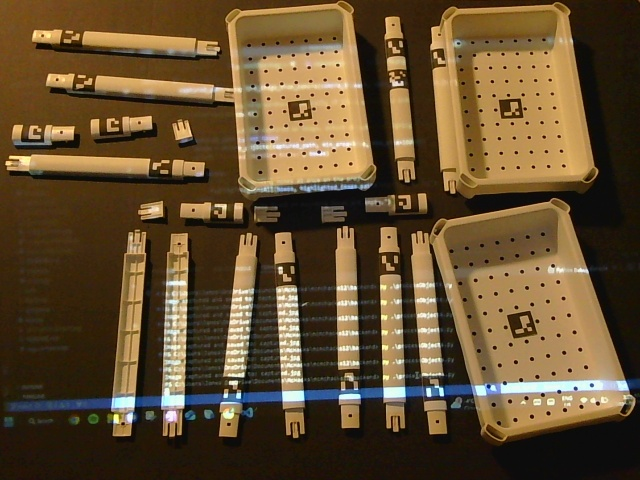
#> input picture backend/captured.jpg, 640 x 480 px, given in place of the camera
$ python aruco.py
#> lines starting #> are read from the running program, lines starting #| are printed output that depends on the picture; after the words box and inside, x2 and y2 are one past the last pixel; in counts of white or black regions, pixels touching at a corner belong together
import cv2
import numpy as np

def findAruco(
    arucoNumber,
    aruco_dict=cv2.aruco.DICT_4X4_50,
    max_frames=10,
    show_frame=False,
    min_area=500,
    max_area=100000
):
    """
    Attempts up to `max_frames` from the default camera to detect "objects" (via contours)
    AND ArUco markers. Returns a list of tuples:
        [ ((objX, objY, objW, objH), (markX, markY, markW, markH)), ... ]
    For EACH matching marker that is inside a given object's bounding box.

    'Inside' is determined by checking if the center of the marker bounding box
    lies within the object's bounding box. If no matches found, returns an empty list.

    Parameters
    ----------
    arucoNumber : int
        The ArUco marker ID to look for.
    aruco_dict : int, optional
        The ArUco dictionary, e.g. cv2.aruco.DICT_4X4_50.
    max_frames : int, optional
        How many frames to capture before giving up, default=10.
    show_frame : bool, optional
        If True, show each frame with drawn bounding boxes.
    min_area : float, optional
        Minimum contour area for object detection filter.
    max_area : float, optional
        Maximum contour area for object detection filter.

    Returns
    -------
    result_list : list of tuples
       [
         ((objX, objY, objW, objH), (markX, markY, markW, markH)),
         ...
       ]
       One tuple per ArUco marker that has ID == arucoNumber AND lies inside
       the object's bounding box. If none found, returns an empty list.
    """
#> called with arucoNumber = 2, aruco_dict = 0, max_frames = 500, show_frame = True, min_area = 500, max_area = 100000

    cap = cv2.VideoCapture(1, cv2.CAP_DSHOW)
    if not cap.isOpened():
        print("Error opening camera.")
        return []

    # Prepare ArUco
    aruco_dict_obj = cv2.aruco.getPredefinedDictionary(aruco_dict)
    # Recommended approach: DetectorParameters_create()
    aruco_params = cv2.aruco.DetectorParameters()

    final_result_list = []

    for frame_idx in range(max_frames):
        ret, frame = cap.read()
        if not ret:
            print("Failed to read from camera.")
            continue

        # --- (1) Detect Objects (Contours) ---
        gray = cv2.cvtColor(frame, cv2.COLOR_BGR2GRAY)
        blurred = cv2.GaussianBlur(gray, (5, 5), 0)
        edged = cv2.Canny(blurred, 50, 150)
        kernel = np.ones((5, 5), np.uint8)
        closed = cv2.morphologyEx(edged, cv2.MORPH_CLOSE, kernel)

        # Find external contours
        contours, _ = cv2.findContours(closed, cv2.RETR_EXTERNAL, cv2.CHAIN_APPROX_SIMPLE)

        # Filter by area, get bounding boxes
        object_bboxes = []
        for cnt in contours:
            area = cv2.contourArea(cnt)
            if min_area < area < max_area:
                x, y, w, h = cv2.boundingRect(cnt)
                object_bboxes.append((x, y, w, h))
                # Draw bounding box for visualization
                cv2.rectangle(frame, (x, y), (x + w, y + h), (0, 255, 0), 2)

        # --- (2) Detect ArUco Markers ---
        corners, ids, _ = cv2.aruco.detectMarkers(frame, aruco_dict_obj, parameters=aruco_params)
        if ids is not None and len(ids) > 0:
            cv2.aruco.drawDetectedMarkers(frame, corners, ids)

        # We'll store markers in the form (mx_min, my_min, m_width, m_height, center_x, center_y)
        matched_markers = []

        if ids is not None and len(ids) > 0:
            for (corner_set, marker_id) in zip(corners, ids):
                if marker_id[0] == arucoNumber:
                    # corner_set shape = (1, 4, 2)
                    corner_array = corner_set[0]
                    x_coords = corner_array[:, 0]
                    y_coords = corner_array[:, 1]

                    mx_min = int(np.min(x_coords))
                    mx_max = int(np.max(x_coords))
                    my_min = int(np.min(y_coords))
                    my_max = int(np.max(y_coords))
                    m_width = mx_max - mx_min
                    m_height = my_max - my_min

                    # The center
                    center_x = int(np.mean(x_coords))
                    center_y = int(np.mean(y_coords))

                    matched_markers.append((mx_min, my_min, m_width, m_height, center_x, center_y))

        # --- (3) Build a list of results: (object_bbox, marker_bbox) for each matching marker ---
        frame_result_list = []
        for (ox, oy, ow, oh) in object_bboxes:
            # Check each marker that matches ID = arucoNumber
            for (mx_min, my_min, m_w, m_h, cx, cy) in matched_markers:
                # If marker's center is inside the object bounding box
                if (ox <= cx <= ox + ow) and (oy <= cy <= oy + oh):
                    # We record a tuple: ((objX, objY, objW, objH), (markX, markY, markW, markH))
                    frame_result_list.append(
                        ((ox, oy, ow, oh), (mx_min, my_min, m_w, m_h))
                    )

        # If we found any such matches in this frame, store them
        if len(frame_result_list) > 0:
            final_result_list = frame_result_list
            # Optionally break if you only want the first successful frame
            # break

        # Show the frame if requested
        if show_frame:
            cv2.imshow("Aruco+Objects", frame)
            # Press 'q' to quit early
            if cv2.waitKey(1) & 0xFF == ord('q'):
                break
#> this loop made 1 pass; (key q is pressed on pass 1)
#> ids on pass 1: [2, 2, 2]
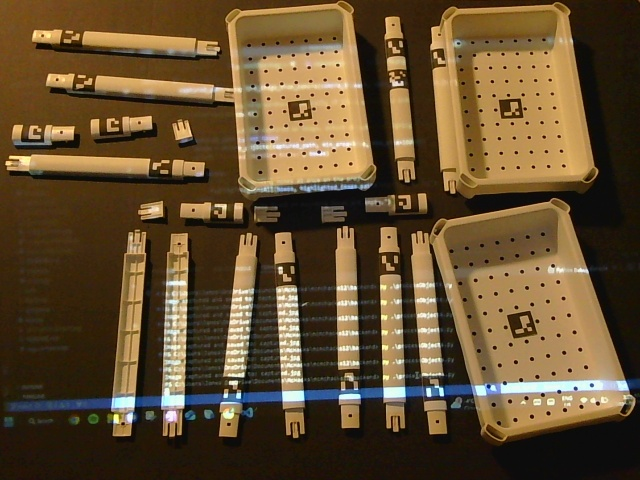
#> input picture backend/captured.jpg, 640 x 480 px, given in place of the camera
#> pass 1, in findAruco, `gray = cv2.cvtColor(frame, cv2.COLOR_BGR2GRAY)`:
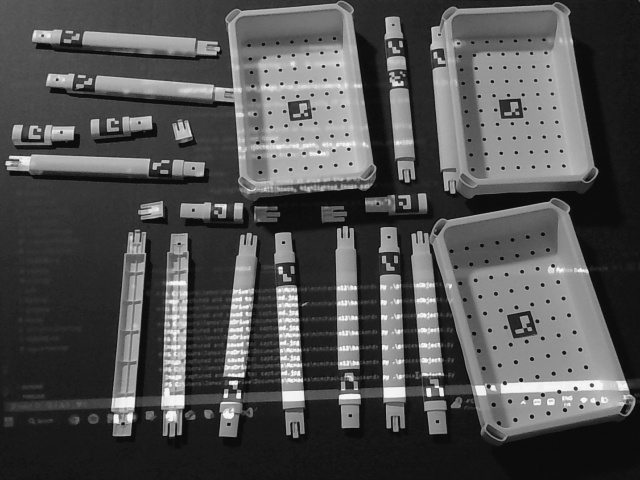
#> gray: shape (480, 640); min 6, max 250, mean 81.3
#> pass 1, in findAruco, `edged = cv2.Canny(blurred, 50, 150)`:
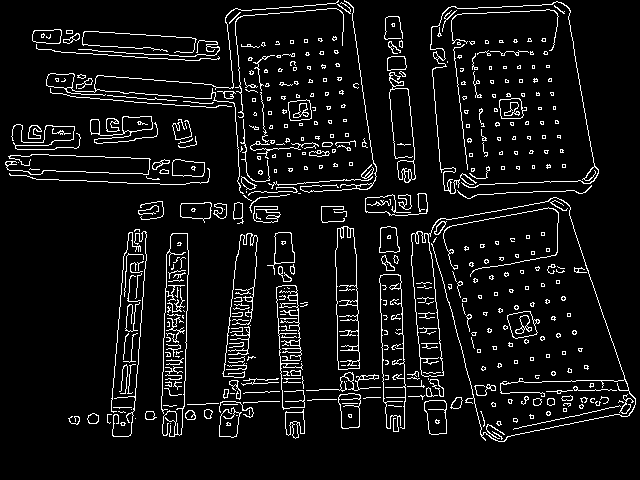
#> edged: shape (480, 640); 7.1% white in thin lines or dots
#> pass 1, in findAruco, `closed = cv2.morphologyEx(edged, cv2.MORPH_CLOSE, kernel)`:
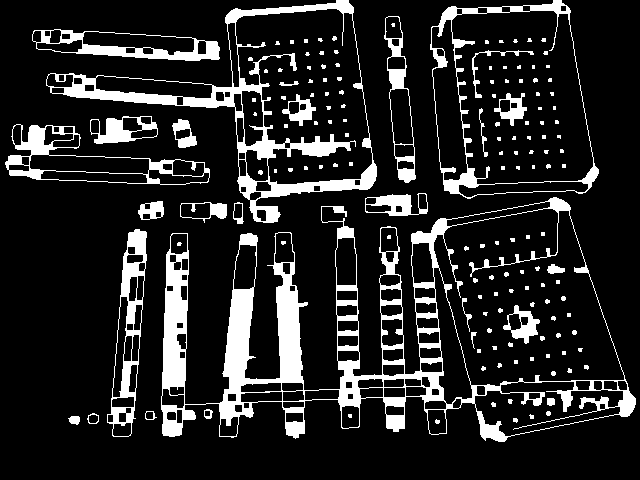
#> closed: shape (480, 640); 14.7% white; 156 white regions (113 under 20 px), largest, box (x1, y1, x2, y2) and area: (161, 197, 636, 442) 19702, (46, 0, 377, 223) 7874, (430, 0, 599, 199) 2957
#> after the loop:
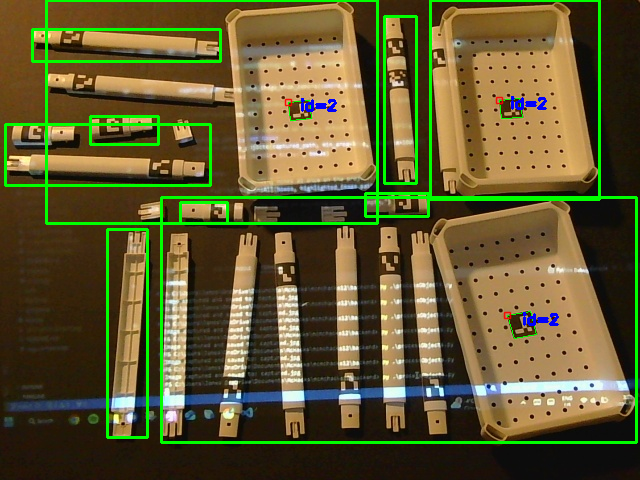
#> frame: shape (480, 640, 3); mean B, G, R 48, 89.2, 96.2

    cap.release()
    if show_frame:
        cv2.destroyAllWindows()
    return final_result_list


if __name__ == "__main__":
    # Suppose you want to find ArUco marker ID=7
    # using 4x4_50 dictionary. Adjust as needed.
    results = findAruco(
        arucoNumber=2,
        aruco_dict=cv2.aruco.DICT_4X4_50,
        max_frames = 500,     # try 20 frames
        show_frame=True,   # show the camera feed with draws
        min_area=500,
        max_area=100000
    )
#> results = [((161, 197, 475, 245), (507, 311, 29, 27)), ((430, 0, 169, 199), (499, 98, 23, 20)), ((46, 0, 331, 223), (288, 100, 23, 20))]

    # Print out each match
    if len(results) == 0:
        print("No matching objects/markers found.")
    else:
        for (object_bbox, marker_bbox) in results:
            print("Object BBox:", object_bbox, "Marker BBox:", marker_bbox)
#> this loop made 3 passes
#> (object_bbox, marker_bbox) on passes 1 to 3: ((161, 197, 475, 245), (507, 311, 29, 27)), ((430, 0, 169, 199), (499, 98, 23, 20)), ((46, 0, 331, 223), (288, 100, 23, 20))
#| Object BBox: (161, 197, 475, 245) Marker BBox: (507, 311, 29, 27)
#| Object BBox: (430, 0, 169, 199) Marker BBox: (499, 98, 23, 20)
#| Object BBox: (46, 0, 331, 223) Marker BBox: (288, 100, 23, 20)

$ run again, on backend/baskets.png
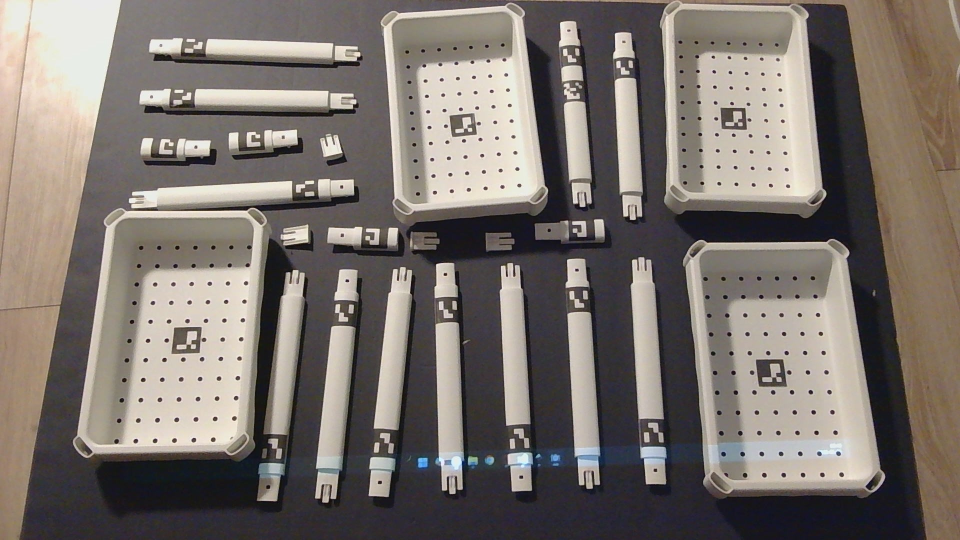
#> input picture backend/baskets.png, 1920 x 1080 px, given in place of the camera (shown at 1/2 size)
#> the loop in findAruco, `for frame_idx in range(max_frames):` made 1 pass; (key q is pressed on pass 1)
#> ids on pass 1: [2, 2, 2, 2]
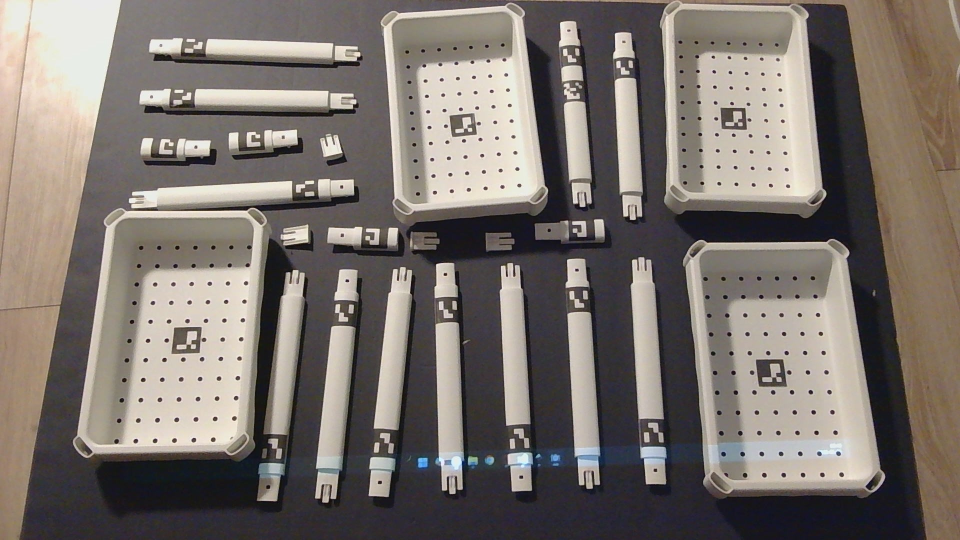
#> input picture backend/baskets.png, 1920 x 1080 px, given in place of the camera (shown at 1/2 size)
#> pass 1, in findAruco, `edged = cv2.Canny(blurred, 50, 150)`:
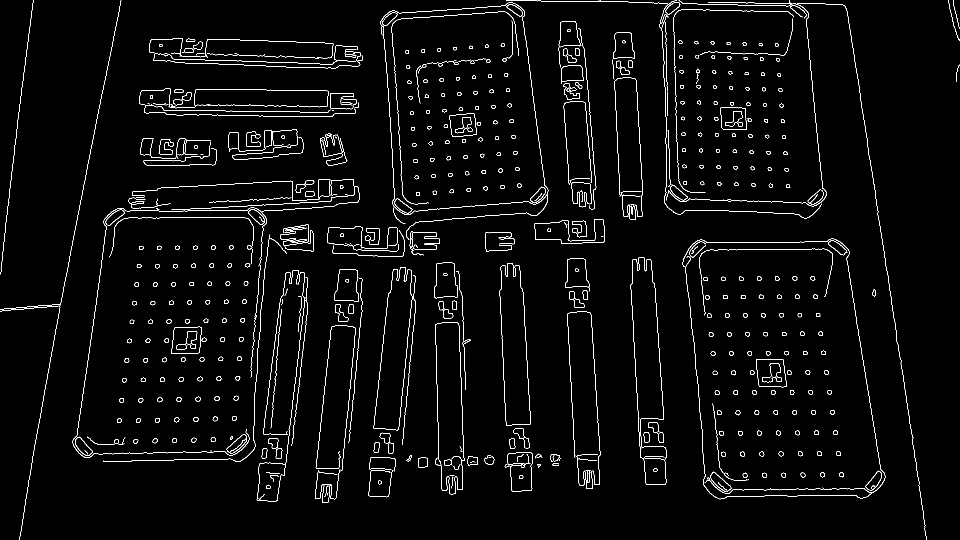
#> edged: shape (1080, 1920) (shown at 1/2 size); 2.6% white in thin lines or dots
#> after the loop in findAruco, `for frame_idx in range(max_frames):`:
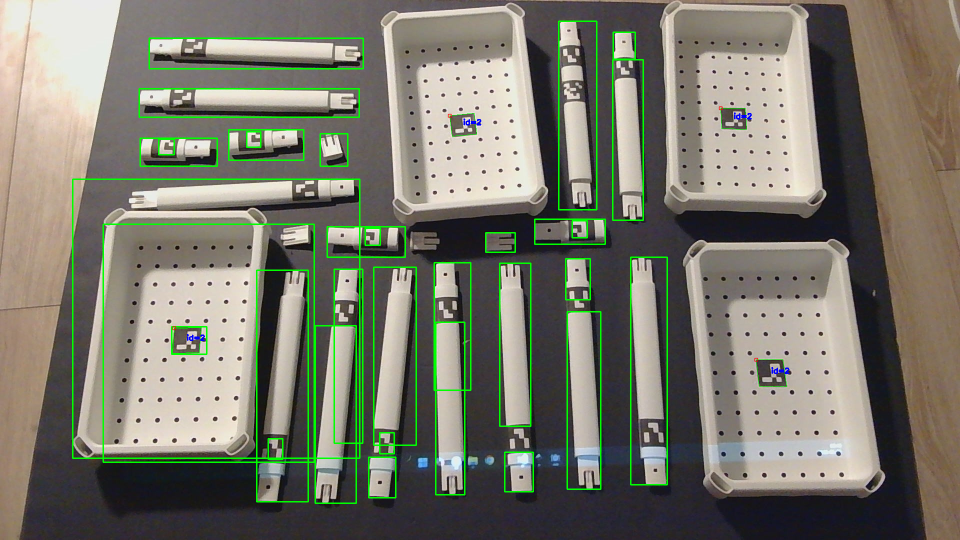
#> frame: shape (1080, 1920, 3) (shown at 1/2 size); mean B, G, R 107.2, 120.2, 120.6
#> results = [((343, 653, 70, 55), (345, 655, 57, 51)), ((206, 448, 422, 476), (345, 655, 57, 51)), ((145, 358, 574, 558), (345, 655, 57, 51))]
#> the loop `for (object_bbox, marker_bbox) in results:` made 3 passes
#> (printed output is left out)
